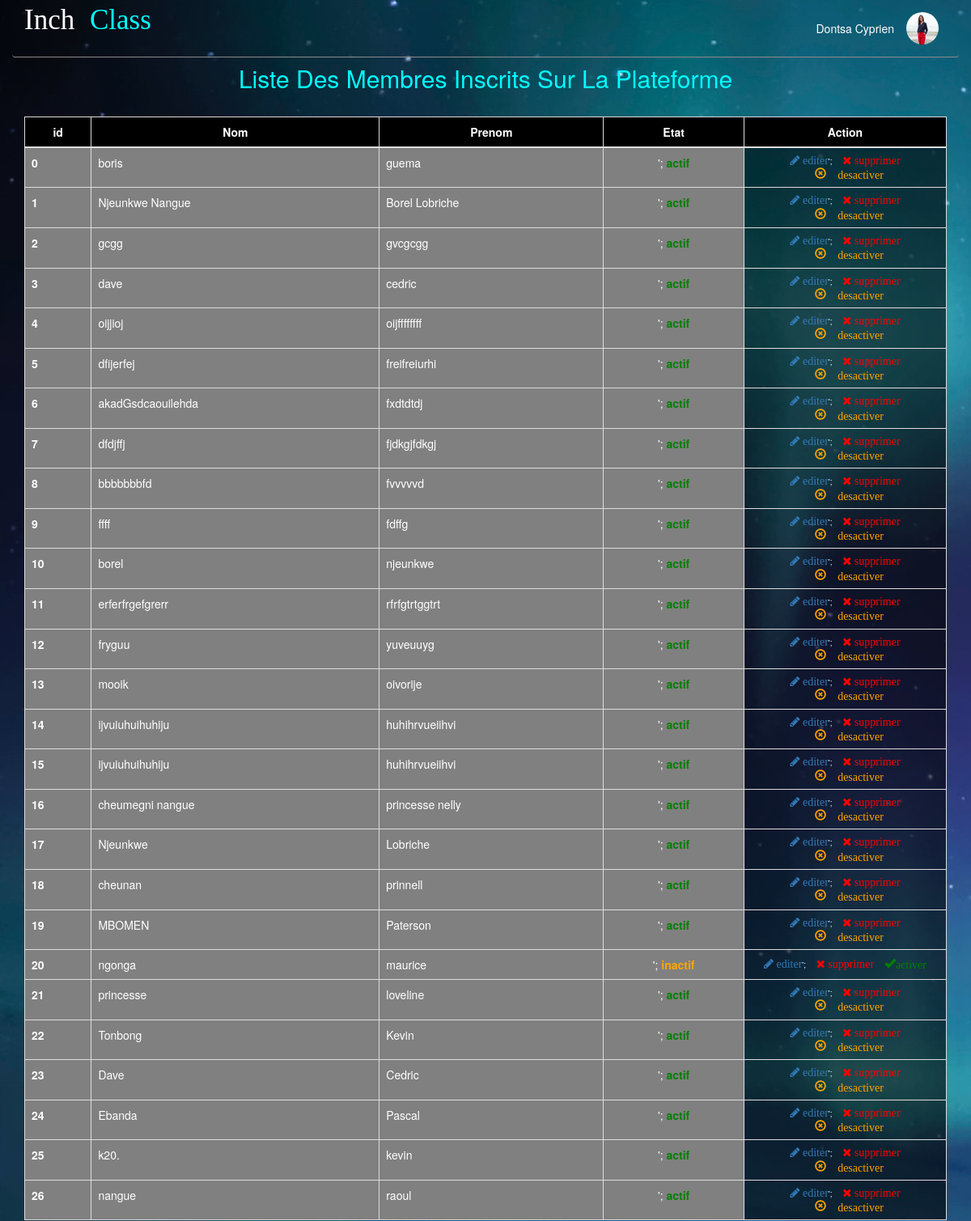
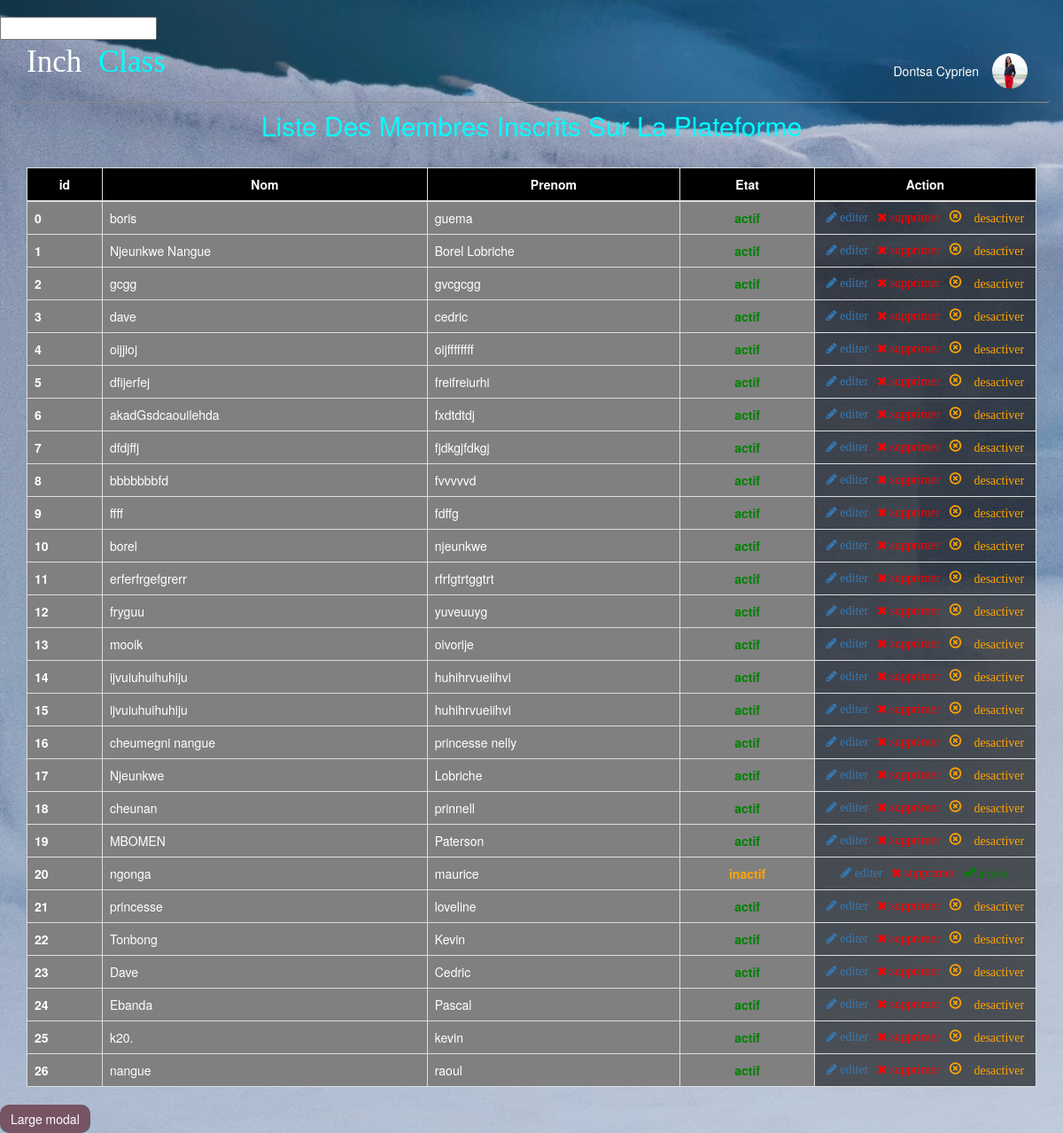
The app's page /Brouillon/echo.php (signed in) with its own data (2 pictures, top to bottom).
### tables this page shows
CREATE TABLE `utilisateur` (
  `id` int(11) NOT NULL,
  `nom` varchar(255) NOT NULL,
  `prenom` varchar(255) NOT NULL,
  `photo` varchar(255) NOT NULL,
  `email` varchar(255) NOT NULL,
  `pwd` varchar(255) NOT NULL,
  `niveau` int(11) NOT NULL
);

### Brouillon/echo.php (the view, shortened to what this page needs)
<!DOCTYPE html>
<html>
<head>
	<link rel="stylesheet" type="text/css" href="../Bootstrap/css/bootstrap.min.css">
	<link rel="stylesheet" type="text/css" href="../css/font-awesome.css">
	<link rel="stylesheet" type="text/css" href="../CSS/AdminAccount.css">
</head>
<body class="corps">
	<div class="container-fluid">
		<div class="navbar navbar-default Navigation">
			<div class="navbar-header ">
				<a class="navbar-brand" href="#"> <span class="My"> Inch </span> <span class="Formular"> Class </span> </a>
			</div>
			<ul class="nav navbar-nav navbar-right text-center Menu">
				<li style="margin-top: 25px;"> <?php echo $_SESSION['USER']['nom'] . "  " . $_SESSION['USER']['prenom'] ?> </li>
				<li style="margin-right: 25px;" class="dropdown">
					<a href="#" class="dropdown-toggle" data-toggle="dropdown" role="button" aria-haspopup="true" aria-expanded="false">
						<?php echo "<img class='img-circle' src='../Images/" . $_SESSION['USER']['photo'] . " ' style=\"height:40px; width:40px;\">" ?>
					</a>
				</li>
			</ul>
		</div>
		<div class="container">
			<div class="row text-center" style="color: aqua; font-size: 30px; margin: 25px 0; "> Liste Des Membres Inscrits Sur La Plateforme </div>
			<table class="table table-bordered">
				<thead class="thead-light">
					<tr style="background-color: black;">
						<th class="text-center id"> id </th>
						<th class="text-center nom"> Nom </th>
						<th class="text-center prenom"> Prenom </th>
						<th class="text-center etat"> Etat </th>
						<th class="text-center action" style="width: 250px;"> Action </th>
					</tr>
				</thead>
				<tbody>
					<?php
					$bdd = new PDO('mysql:host=localhost;dbname=users', 'root', '', array(PDO::ATTR_ERRMODE => PDO::ERRMODE_EXCEPTION));
					$response = $bdd->query('SELECT nom, prenom, photo, niveau FROM utilisateur WHERE niveau!=5');
					$i = 0;
					$user = array();
					while ($donnees = $response->fetch()) {
						$user[$i] = $donnees; ?>
							<tr>
								<th style="background-color: grey;"><?php echo $i; ?></th>
								<td style="background-color: grey;"><?php echo $donnees['nom']; ?></td>
								<td style="background-color: grey;"><?php echo $donnees['prenom']; ?></td>
								<td style="background-color:grey;text-align:center;">';
									<?php if ($donnees['niveau'] == 1) { ?>
										<span style='color:green;font-weight:800;'> actif <span>
									<?php } else if ($donnees['niveau'] == 2) {  ?>
										<span style='color:orange;font-weight:800;'> inactif <span>
									<?php } else { ?>
										<span style='color:red;font-weight:800;'> deleted <span>
									<?php  } ?>
								</td>
								<td style="background-color: rgba(0,0,0,0.6);">
										<div class="text-center" style="font-size: 10px;">
											<a href="#"><span class="fa fa-pencil " style="color:marron; font-size: 14px;"> editer </span></a>';
											<?php if($donnees['niveau'] <=2 ){ ?>
												<a href="delete.php"><span class="fa fa-remove"style="margin-left: 10px;color:red; font-size: 14px;"> supprimer </span></a>
											<?php 	}
											if ($donnees['niveau'] == 1) { ?>
							       <a href="#"><span class="glyphicon glyphicon-remove-circle"style="margin-left: 10px;color:orange; font-size: 14px;"> desactiver </span></a>
										<?php	} else { ?>
											<a href="#"><span class="glyphicon glyphicon-ok"style="margin-left: 10px;color:green; font-size: 14px;">activer </span></a>
								   </div>
									</td>
							</tr>
					<?php	}
						$i++;
					}
					?>
				</tbody>
			</table>
		</div>
	</div>
</body>
</html>
<input type="text" value=" <?php $user[$i]['email'] ?>
<!DOCTYPE html>
<html>
<head>
	<title> Welcome Master </title>
	<meta charset="utf-8">
	<link rel="stylesheet" type="text/css" href="../Bootstrap/css/bootstrap.min.css">
	<link rel="stylesheet" type="text/css" href="../css/font-awesome.css">
	<link rel="stylesheet" type="text/css" href="../CSS/AdminAccount.css">
</head>
<body class="corps">
	<div class="container-fluid">
		<div class="navbar navbar-default Navigation">
			<div class="navbar-header ">
				<a class="navbar-brand" href="#"> <span class="My"> Inch </span> <span class="Formular"> Class </span> </a>
			</div>
			<ul class="nav navbar-nav navbar-right text-center Menu">
				<li style="margin-top: 25px;"> <?php echo $_SESSION['USER']['nom'] . "  " . $_SESSION['USER']['prenom'] ?> </li>
				<li style="margin-right: 25px;" class="dropdown">
					<a href="#" class="dropdown-toggle" data-toggle="dropdown" role="button" aria-haspopup="true" aria-expanded="false">
						<?php echo "<img class='img-circle' src='../Images/" . $_SESSION['USER']['photo'] . " ' style=\"height:40px; width:40px;\">" ?>
					</a>
				</li>
			</ul>
		</div>
		<div class="container">
			<div class="row text-center" style="color: aqua; font-size: 30px; margin: 25px 0; "> Liste Des Membres Inscrits Sur La Plateforme </div>
			<table class="table table-bordered">
				<thead class="thead-light">
					<tr style="background-color: black;">
						<th class="text-center id"> id </th>
						<th class="text-center nom"> Nom </th>
						<th class="text-center prenom"> Prenom </th>
						<th class="text-center etat"> Etat </th>
						<th class="text-center action" style="width: 250px;"> Action </th>
					</tr>
				</thead>
				<tbody>
					<?php
					$bdd = new PDO('mysql:host=localhost;dbname=users', 'root', '', array(PDO::ATTR_ERRMODE => PDO::ERRMODE_EXCEPTION));
					$response = $bdd->query('SELECT nom, prenom, photo, niveau FROM utilisateur WHERE niveau!=5');
					$i = 0;
					while ($donnees = $response->fetch()) {
						echo '
							<tr>
								<th style="background-color: grey;">' . $i . '</th>
								<td style="background-color: grey;">' . $donnees['nom'] . '</td>
								<td style="background-color: grey;">' . $donnees['prenom'] . '</td>
								       <td style="background-color:grey;text-align:center;">';
						if ($donnees['niveau'] == 1) {
							echo "<span style='color:green;font-weight:800;'> actif <span>";
						} else if ($donnees['niveau'] == 2) {
							echo "<span style='color:orange;font-weight:800;'> inactif <span>";
						} else {
							echo "<span style='color:red;font-weight:800;'> deleted <span>";
						}
						echo  '</td>
									<td style="background-color: rgba(0,0,0,0.6);">
										<div class="text-center" style="font-size: 10px;">
											<a href="#"><span class="fa fa-pencil " style="color:marron; font-size: 14px;"> editer </span></a>';
											if($donnees['niveau'] <=2 ){
												echo '<a href="delete.php"><span class="fa fa-remove"style="margin-left: 10px;color:red; font-size: 14px;"> supprimer </span></a>';
											}
						if ($donnees['niveau'] == 1) {
							echo '<a href="#"><span class="glyphicon glyphicon-remove-circle"style="margin-left: 10px;color:orange; font-size: 14px;"> desactiver </span></a>';
						} else {
							echo '<a href="#"><span class="glyphicon glyphicon-ok"style="margin-left: 10px;color:green; font-size: 14px;">activer </span></a>
								   </div>
									</td>
								</tr>';
						}
						$i++;
					}
					?>
				</tbody>
			</table>
		</div>
	</div>
</body>
</html>
<button type="button" class="btn btn-primary" data-toggle="modal" data-target=".bs-example-modal-lg">Large modal</button>

### CSS/AdminAccount.css (style rules this page uses)
.corps { color: white; background-image:url(../Images/aurore.jpg) ; background-size: cover; background-position: fixed; }
.btn { background:rgb(119 84 100) ; border:none; border-radius: 10px; box-shadow: 0 1px rgba(32, 255, 255, 0.5) ; }
.Navigation { background-color: inherit; border-top: inherit; border-right: inherit; border-left: inherit; margin-bottom: -20px; border-bottom: 1px solid rgb(139 139 139); }
.My { color: white; font-family: Arial Black; }
.Formular { color: aqua; font-family: Yu Gothic UI Semibold; }
.Menu li a { color: white !important; }
@media only screen and (min-width: 993px) { .My { margin-bottom: 10px; font-size: 35px; } }
@media only screen and (min-width: 993px) { .Formular { margin-bottom: 10px; margin-left: 10px; font-size: 35px; } }

### records on screen
utilisateur: nom "boris", prenom "guema", niveau "actif"
utilisateur: nom "Njeunkwe Nangue", prenom "Borel Lobriche", niveau "actif"
utilisateur: nom "gcgg", prenom "gvcgcgg", niveau "actif"
utilisateur: nom "dave", prenom "cedric", niveau "actif"
utilisateur: nom "oijjioj", prenom "oijffffffff", niveau "actif"
utilisateur: nom "dfijerfej", prenom "freifreiurhi", niveau "actif"
utilisateur: nom "akadGsdcaouilehda", prenom "fxdtdtdj", niveau "actif"
utilisateur: nom "dfdjffj", prenom "fjdkgjfdkgj", niveau "actif"
utilisateur: nom "bbbbbbbfd", prenom "fvvvvvd", niveau "actif"
utilisateur: nom "ffff", prenom "fdffg", niveau "actif"
utilisateur: nom "borel", prenom "njeunkwe", niveau "actif"
utilisateur: nom "erferfrgefgrerr", prenom "rfrfgtrtggtrt", niveau "actif"
utilisateur: nom "fryguu", prenom "yuveuuyg", niveau "actif"
utilisateur: nom "mooik", prenom "oivorije", niveau "actif"
utilisateur: nom "ijvuiuhuihuhiju", prenom "huhihrvueiihvi", niveau "actif"
utilisateur: nom "ijvuiuhuihuhiju", prenom "huhihrvueiihvi", niveau "actif"
utilisateur: nom "cheumegni nangue", prenom "princesse nelly", niveau "actif"
utilisateur: nom "Njeunkwe", prenom "Lobriche", niveau "actif"
utilisateur: nom "cheunan", prenom "prinnell", niveau "actif"
utilisateur: nom "MBOMEN", prenom "Paterson", niveau "actif"
utilisateur: nom "ngonga", prenom "maurice", niveau "inactif"
utilisateur: nom "princesse", prenom "loveline", niveau "actif"
utilisateur: nom "Tonbong", prenom "Kevin", niveau "actif"
utilisateur: nom "Dave", prenom "Cedric", niveau "actif"
utilisateur: nom "Ebanda", prenom "Pascal", niveau "actif"
utilisateur: nom "k20.", prenom "kevin", niveau "actif"
utilisateur: nom "nangue", prenom "raoul", niveau "actif"

### other values on screen
$_SESSION['USER']['nom'] "Dontsa"
$_SESSION['USER']['prenom'] "Cyprien"
